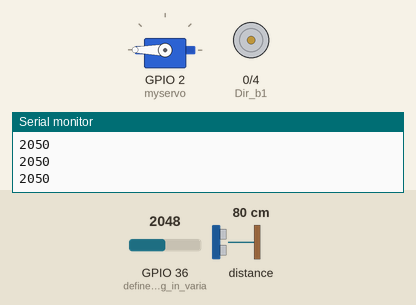
Recording of a sketch running on a simulated ESP32. On the bench: servo, motor-driver pin pairs drawn as motors (green arrow = first pin HIGH = forward, orange = second pin HIGH = backward, longer = more drive, scaled by the enable pin), the last lines printed to the serial monitor. The inputs (shaded band) are chosen by the test bench; at power-on: distance to the obstacle 80 cm, GPIO 36 (definerar_analog_in_varia) = 2048. No MQTT or app messages arrive unless stated.

Above: at 4.2 s.
4.3 s: distance to the obstacle set to 9 cm
At 6.7 s:
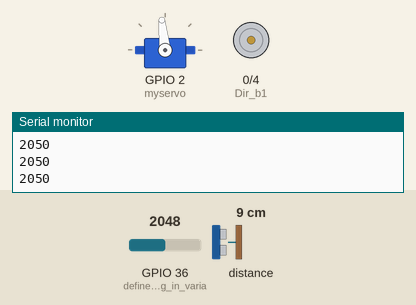
7.3 s: distance to the obstacle set to 2 cm
At 7.3 s:
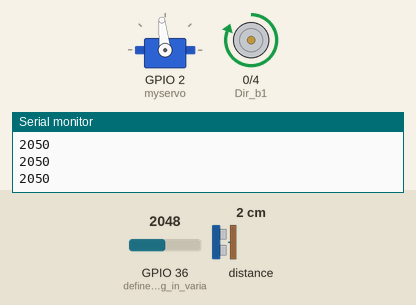
At 9.1 s:
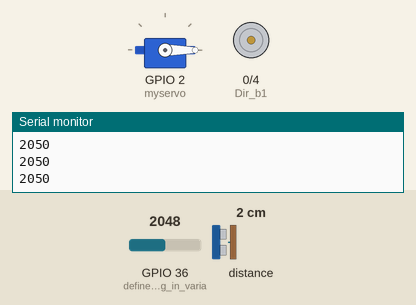
10.0 s: distance to the obstacle set to 9 cm
11.9 s: distance to the obstacle set to 12 cm
Timing chart, 0 to 15.9 s (numbered marks = the images above; inputs shaded):
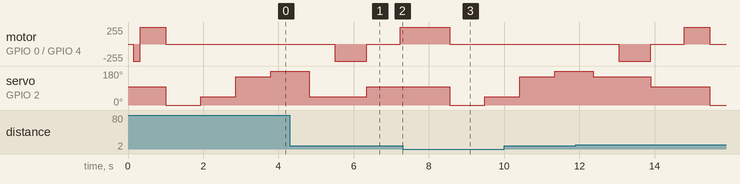

The sketch:

Robot.ino
```cpp
#include <Servo.h>
#include <Wire.h>      // inkluderar olika biblotek
#include <VL53L0X.h>
#include "EspMQTTClient.h"
#define Pwm_b 5
#define Dir_b1 0  // definerar vilka pins vi ska använda
#define Dir_b2 4
int dis1= 0;
int dis2 = 0;
int dis3= 0;      //int variablar
int dis4 = 0;
int dis5 = 0;
int dis6 = 0;
int average = 0;
bool ON= HIGH;
bool On_2 = LOW;      //Boolean variablar, kan defineras som HIGH eller LOW, true eller fals
typedef enum Drivingstates {  //definerar en egen data typ
  checkdist,
  kv,                           //Olika tillstånd
  kh,
  look
};
Drivingstates Drs;

void onConnectionEstablished();

EspMQTTClient client(
 "ABBIndgymIoT_2.4GHz",           // Wifi ssid
  "ValkommenHit!",           // Wifi password
  "192.168.0.119",  // MQTT broker ip
  1883,             // MQTT broker port
  "Amjad",            // MQTT username
  "Ak",       // MQTT password                            array för att connecta till wifi och mqtt broker
  "microdator",          // Client name
  onConnectionEstablished, // Connection established callback
  true,             // Enable web updater
  true              // Enable debug messages
);

Servo myservo;   //definerar servo som myservo
VL53L0X sensor;   // definerar VL sensor som sensor

void setup() {
Serial.begin(9600);  //startar en serie kommunikation
pinMode(Dir_b1, OUTPUT);
pinMode(Dir_b2, OUTPUT);  // definnerar de pins som outputs
pinMode(Pwm_b, OUTPUT);
myservo.attach(2);   // servo är kopplad till pin 2 "D4 för esp"
myservo.write(96);  //sätter servo på 96 grader
Wire.begin(12,13);  // vilka pins vi använder för sensor (SDA, SCL)
sensor.init(); //sätter sensor på
sensor.setTimeout(500); //sätter maximi tiden för hur ofta vi ska få in värden från sensor. i vanliga fall så är det 1000 milisekunder
sensor.startContinuous(); // så att vi får värden hela tiden, inte bara en gång
pinMode (A0, INPUT);  // definerar analog in variabel .. vi mäter värden vi får ut från motor
}
int sens() {
  return sensor.readRangeContinuousMillimeters();  // hämta sensor värden i millimeter
  Serial.println(sens());
 }
void kor(int vinkel, int hast, bool ON, bool On_2) {  //skapar en void function, sätter int vinkel, int hast, bool ON, bool On_2 som olika argument för den functionen
  sens();
  for (int i=0; i < 1000; i++) {  //for loop
    average = average + analogRead(A0);// lägger 1000 mätningar från analog in med varandra, o sätter i variabel average som vi definerade förut som int
  }
 average = average/1000; //delar average med 1000, då får vi medle värden.
 Serial.println(average);
  myservo.write(vinkel);  // värdet på servo = argumenten vinkel
  digitalWrite(Dir_b2, ON); // värdet på pin Dir_b2 alltså 4 = boolean agumentet ON
  digitalWrite(Dir_b1, On_2);
  analogWrite(Pwm_b, hast);

  }

void onConnectionEstablished(){}

void loop() {
  switch(Drs){
    case checkdist: // definerar case checkdist  .. det caseet kör för att roboten kör fram så länge värdet på sensor inte är mindre än 55 och värdet från motor inte är mindre än 365
     if (average < 365) { // om averag, alltså värdet från motor är mindre än 365
     kor(96, 700, ON, On_2); // kör funktionen kor, sätter värdet på servo 96, värdet på pwm 700, värdet på Dir_b2 HIGH, värdet på Dir_b1 LOW .. bilen kör bakåt
      client.publish("mess", "kör fram"); // skickar till mqtt broker
     }
     else { //annars
      kor(96, 700, !ON, !On_2); // kör funktionen med olika värden på de argumenten .. bilen kör fram
       client.publish("mess", "kör bak");
      delay(500);
      Drs = look; // bytt caset
     }
     if (sens() < 70){ // om värdet på sensor är mindre än 70
      kor(96, 700, !ON, !On_2);
       client.publish("mess", "kör bak");
      delay(500);
      Drs = look;
     }
     break;  // bryter caset

    case look: // det caset gör att roboten jämför avståndet höger om roboten och vänster om roboten, sen gör att roboten tar vägen där värdet på sensor är högst
     kor(0, 0, !ON, !On_2);
      client.publish("mess", "kollar höger");
     delay(750);
     dis1 = sens(); // sätter värdet från sensor  i en variabel
     kor(45, 0, !ON, On_2);
     client.publish("mess", "kollar höger");
     delay(750);
     dis2 = sens();
        // dis1 och dis2 är värden på sensor från höger sidan, den ena är från 90 grader och den andra från 45 grader
     kor(150, 0, !ON, On_2);
     client.publish("mess", "kollar vänster");
     delay(750);
     dis3= sens();
     kor(180, 0, !ON, On_2);
     client.publish("mess", "kollar vänster");
     delay(750);
     dis4= sens();
     //samma sak för dis3 och dis4 fast för vänster sidan
     dis5 = (dis1 + dis2)/2;  // adderar sensor värden  från höger sidan, dela de med två, sätta de i en ny variabel
     delay(50);
     dis6 = (dis3 + dis4)/2;
     delay(50);
     if (dis5 > dis6  ){ // om dis5 är mindre än dis6
      if (dis5>100){ // och om dis5 är större än 100
      Drs = kh; //bytt caset
      }
      else { //annars
       kor(96, 700, !ON, !On_2); //kör bakåt
       client.publish("mess", "kör bak");
       delay(500);
       Drs = look;     //och bytt caset
       }
      }
     else if (dis6 > dis5 ) { //annars om dis6 mindre än dis5
      if (dis6>100) { //och dis6 mindre än 100
        Drs = kv; // bytt caset
       }
      else {
        kor(96, 700, !ON, !On_2);
        client.publish("mess", "kör bak");
        delay(500);
        Drs = look;
       }
     }
      else{
        kor(96, 700, !ON, !On_2);
        client.publish("mess", "kör bak");
        delay(500);
        Drs = look;
      }
     break;

     case kh : // det caset säget åt roboten att kör högeråt
     kor(45, 0, !ON, On_2);//svänger höger utan att köra
     delay(500);
     if (sens() > 70){ //om värdet på sensor efter svänger är mer än 70, kör högeråt, o sen byt caset
      kor(45, 900, ON, On_2);
      client.publish("mess", "svänger höger");
      delay(700);
      kor(96, 0, !ON, On_2);
      client.publish("mess", "kör fram");
      delay(750);
      Drs = checkdist;
     }
     else { // annars så backar den, och byter caset
      kor(96, 700, !ON, !On_2);
      client.publish("mess", "kör bak");
      delay(500);
      Drs = look;
     }
    break;

    case kv: // det caset säget åt roboten att kör vänsteråt
      kor(150, 0, !ON, On_2); //svänger vänster utan att köra
      delay(500);
      if (sens() > 70){  // om värdet på sensor efter svängen är större än 55, kör vänsteråt, o sen byt caset
        kor(150, 900, ON, On_2);
        client.publish("mess", "svänger höger");
        delay(700);
        kor(96, 0, !ON, On_2);
        client.publish("mess", "kör fram");
        delay(750);
        Drs = checkdist;
      }
     else { // annars så backar den, och byter caset
      kor(96, 700, !ON,!On_2);
      client.publish("mess", "kör bak");
      delay(500);
      Drs = look;
     }
    break;
  }
  client.loop(); // kör client loopen.
}
```

Measured:
- after the input at 7.3 s, motor on GPIO 0 (Dir_b1) / GPIO 4 (Dir_b2): forward 255/255 → stopped after 1.3 s instead of 0.62 s
